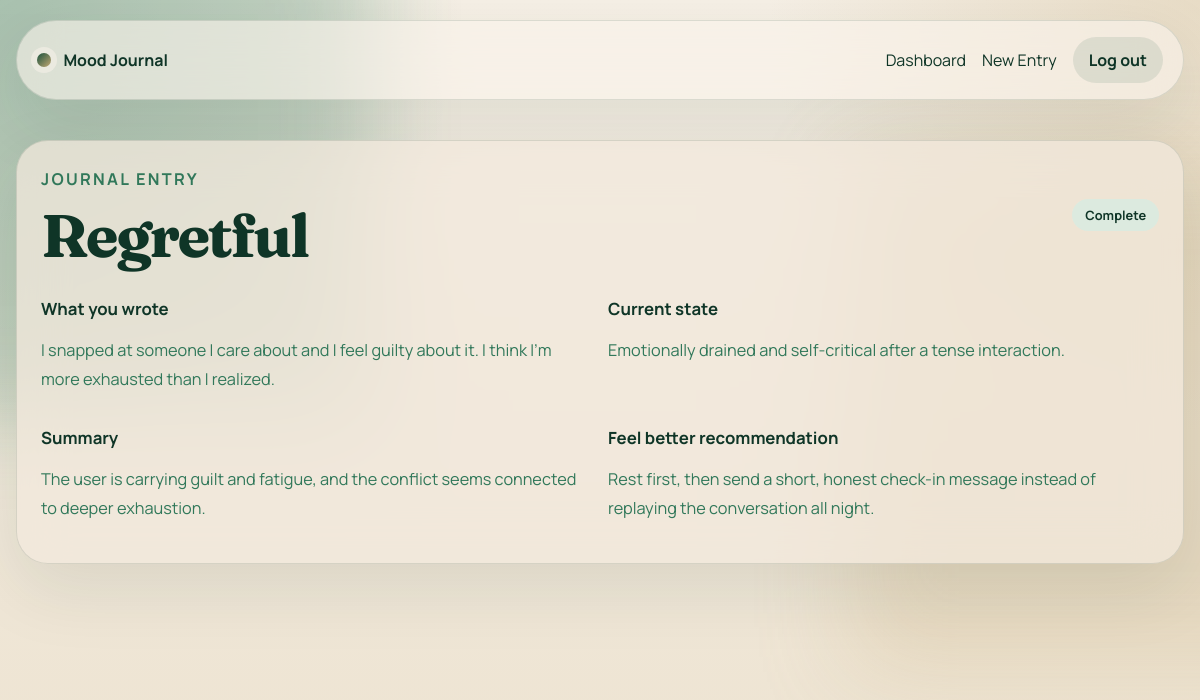
The page /journal/11 (signed in) on the database its author committed.
### tables this page shows
CREATE TABLE journal_entries (
    id INTEGER PRIMARY KEY AUTOINCREMENT,
    user_id INTEGER NOT NULL,
    raw_text TEXT NOT NULL,
    tone TEXT,
    current_state TEXT,
    summary TEXT,
    feel_better_recommendation TEXT,
    safety_note TEXT,
    analysis_status TEXT NOT NULL DEFAULT 'pending',
    created_at TIMESTAMP NOT NULL DEFAULT CURRENT_TIMESTAMP,
    updated_at TIMESTAMP NOT NULL DEFAULT CURRENT_TIMESTAMP,
    FOREIGN KEY (user_id) REFERENCES users (id) ON DELETE CASCADE
);

### app/journal.py (the view)
@journal_bp.route("/<int:entry_id>")
@login_required
def entry_detail(entry_id):
    entry = get_db().execute(
        """
        SELECT *
        FROM journal_entries
        WHERE id = ? AND user_id = ?
        """,
        (entry_id, g.user["id"]),
    ).fetchone()
    if entry is None:
        flash("That entry could not be found.", "error")
        return redirect(url_for("journal.dashboard"))
    return render_template("journal/detail.html", entry=entry)

### app/auth.py (called while the page is built)
def login_required(view):
    @wraps(view)
    def wrapped_view(**kwargs):
        if g.user is None:
            return redirect(url_for("auth.login"))
        return view(**kwargs)
    return wrapped_view

### app/db.py (called while the page is built)
def get_db():
    if "db" not in g:
        database_path = Path(current_app.config["DATABASE"])
        database_path.parent.mkdir(parents=True, exist_ok=True)
        g.db = sqlite3.connect(database_path)
        g.db.row_factory = sqlite3.Row
        g.db.execute("PRAGMA foreign_keys = ON")
    return g.db

### app/templates/journal/detail.html (shortened to what this page needs)
{% extends "base.html" %}
{% block content %}
  <section class="detail-layout">
    <article class="panel detail-panel">
      <div class="detail-head">
        <div>
          <p class="eyebrow">Journal entry</p>
          <h1>{{ entry["tone"] }}</h1>
        </div>
        <span class="status-pill status-{{ entry['analysis_status'] }}">{{ entry["analysis_status"].replace('_', ' ') }}</span>
      </div>
      <div class="detail-grid">
        <section>
          <h2>What you wrote</h2>
          <p class="longform">{{ entry["raw_text"] }}</p>
        </section>
        <section>
          <h2>Current state</h2>
          <p>{{ entry["current_state"] }}</p>
        </section>
        <section>
          <h2>Summary</h2>
          <p>{{ entry["summary"] }}</p>
        </section>
        <section>
          <h2>Feel better recommendation</h2>
          <p>{{ entry["feel_better_recommendation"] }}</p>
        </section>
      </div>
    </article>
  </section>
{% endblock %}

### app/static/style.css (style rules this page uses)
:root { --bg: #f2e9dc; --surface: rgba(242, 233, 220, 0.74); --surface-strong: rgba(248, 242, 234, 0.9); --surface-border: rgba(15, 53, 39, 0.12); --text: #0f3527; --muted: #31785a; --accent: #19513c; --accent-soft: #dce8df; --success: #dceadf; --warning: #e6d4a2; --shadow: 0 24px 70px rgba(15, 53, 39, 0.1); --radius-xl: 32px; --radius-lg: 24px; --radius-md: 18px; }
* { box-sizing: border-box; }
body { margin: 0; min-height: 100vh; font-family: "Manrope", sans-serif; color: var(--text); background: radial-gradient(circle at top left, rgba(49, 120, 90, 0.22), transparent 32%), radial-gradient(circle at top right, rgba(195, 168, 115, 0.28), transparent 30%), linear-gradient(180deg, #f6f0e6 0%, #ede3d1 100%); }
.hero, .dashboard-hero, .composer-layout, .detail-layout { display: grid; gap: 2rem; }
.hero-copy h1, .dashboard-hero h1, .composer-copy h1, .detail-head h1 { margin: 0; font-family: "Fraunces", serif; font-size: clamp(2.5rem, 5vw, 4.6rem); line-height: 0.98; letter-spacing: -0.04em; }
.detail-layout { grid-template-columns: 1fr; }
.eyebrow { margin: 0 0 0.8rem; text-transform: uppercase; letter-spacing: 0.14em; font-size: 0.78rem; font-weight: 700; color: var(--muted); }
.lede, .hero-copy p, .composer-copy p, .dashboard-hero p, .detail-panel p { color: var(--muted); font-size: 1.02rem; line-height: 1.75; }
.panel { border: 1px solid var(--surface-border); border-radius: var(--radius-xl); padding: 1.5rem; background: var(--surface); backdrop-filter: blur(24px); box-shadow: var(--shadow); }
.panel-header h2, .feature-card h2, .empty-state h2, .note-panel h2, .detail-grid h2, .safety-card h2 { margin: 0 0 0.4rem; font-size: 1.05rem; }
.feature-list, .entry-grid, .detail-grid, .admin-stat-grid, .admin-grid { display: grid; gap: 1rem; }
.detail-grid { grid-template-columns: repeat(2, minmax(0, 1fr)); margin-top: 2rem; }
.entry-card-head, .entry-card-foot, .detail-head { display: flex; justify-content: space-between; gap: 1rem; align-items: center; }
.status-pill { display: inline-flex; align-items: center; padding: 0.45rem 0.8rem; border-radius: 999px; font-size: 0.8rem; font-weight: 700; text-transform: capitalize; background: rgba(25, 81, 60, 0.12); }
.status-complete { background: #dceadf; }
.longform { white-space: pre-wrap; }

### rows shown on the page
journal_entries: tone "Regretful", analysis_status.replace "Complete", raw_text "I snapped at someone I care about and I feel guilty about it. I think I'm more exhausted than I realized.", current_state "Emotionally drained and self-critical after a tense interaction.", summary "The user is carrying guilt and fatigue, and the conflict seems connected to deeper exhaustion.", feel_better_recommendation "Rest first, then send a short, honest check-in message instead of replaying the conversation all night."
